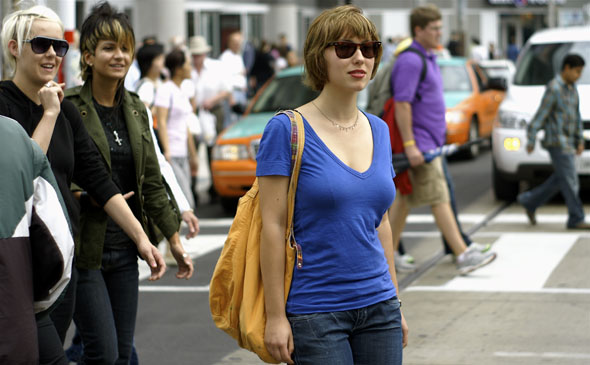
#> input picture instructor/OpenCV/person_detection/images/pedestrians.jpg, 590 x 365 px
$ python Detectmultiscale.py --image images/pedestrians.jpg
#> lines starting #> are read from the running program, lines starting #| are printed output that depends on the picture; after the words box and inside, x2 and y2 are one past the last pixel; in counts of white or black regions, pixels touching at a corner belong together
# USAGE
# python Detectmultiscale.py --image images/filename

# import the necessary packages
from __future__ import print_function
import argparse
import datetime
import imutils
import cv2

# construct the argument parse and parse the arguments
ap = argparse.ArgumentParser()
ap.add_argument("-i", "--image", required=True,
	help="path to the input image")

# the step size in the x and y direction of our sliding window
ap.add_argument("-w", "--win-stride", type=str, default="(8, 8)",
	help="window stride")

# switch controls the amount of pixels the ROI is padded with prior to HOG feature vector extraction and SVM classification
ap.add_argument("-p", "--padding", type=str, default="(16, 16)",
	help="object padding")

# control the scale of the image pyramid (allowing us to detect people in images at multiple scales)
ap.add_argument("-s", "--scale", type=float, default=1.05,
	help="image pyramid scale")

# apply if want to apply mean-shift grouping to the detected bounding boxes ( to combine multiple boxes around the same object into one)
ap.add_argument("-m", "--mean-shift", type=int, default=-1,
	help="whether or not mean shift grouping should be used")
args = vars(ap.parse_args())

# evaluate the command line arguments (using the eval function like
# this is not good practice, but let's tolerate it for the example - it allows us to easily use different --win-stride and --pading values)
# eval interprets a string as code - bad!
winStride = eval(args["win_stride"])
padding = eval(args["padding"])
meanShift = True if args["mean_shift"] > 0 else False

# load the image and resize it
# the smaller our image is, the faster it will be to process and detect people in it
image = cv2.imread(args["image"])
#> image is the input picture: shape (365, 590, 3); mean B, G, R 108.7, 112.1, 116.6
image = imutils.resize(image, width=min(400, image.shape[1]))
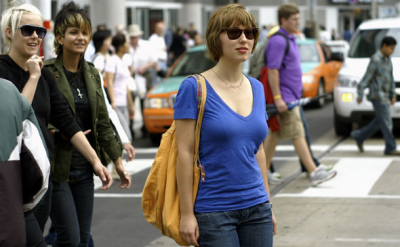
#> image: shape (247, 400, 3); mean B, G, R 108.7, 112.1, 116.6

# Initialize HOG Descriptor
hog = cv2.HOGDescriptor()
# set SVM to be pre-trained for pedestrian detection
hog.setSVMDetector(cv2.HOGDescriptor_getDefaultPeopleDetector())

start = datetime.datetime.now()

(rects, weights) = hog.detectMultiScale(image, winStride=winStride,
					padding = padding, scale = args["scale"],
					useMeanshiftGrouping = meanShift)
#> rects = [[43, 111, 74, 136], [239, 0, 112, 209], [64, 4, 106, 212]]; weights = [0.492, 0.7, 0.748]
print("[Info] detection took: {}s".format (
	(datetime.datetime.now() - start).total_seconds()))

for (x, y, w, h) in rects:
	cv2.rectangle(image, (x,y), (x + w, y + h), (0, 255, 0), 2)
#> this loop made 3 passes
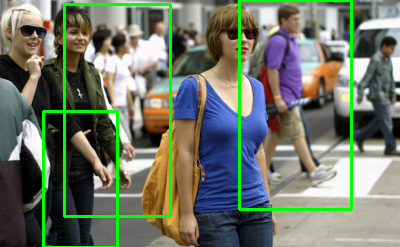
#> image: shape (247, 400, 3); 4.86% of pixels changed, all inside (x1, y1, x2, y2) = (42, 0, 353, 247)

# show the output image
cv2.imshow("Detections", image)
cv2.waitKey(0)
